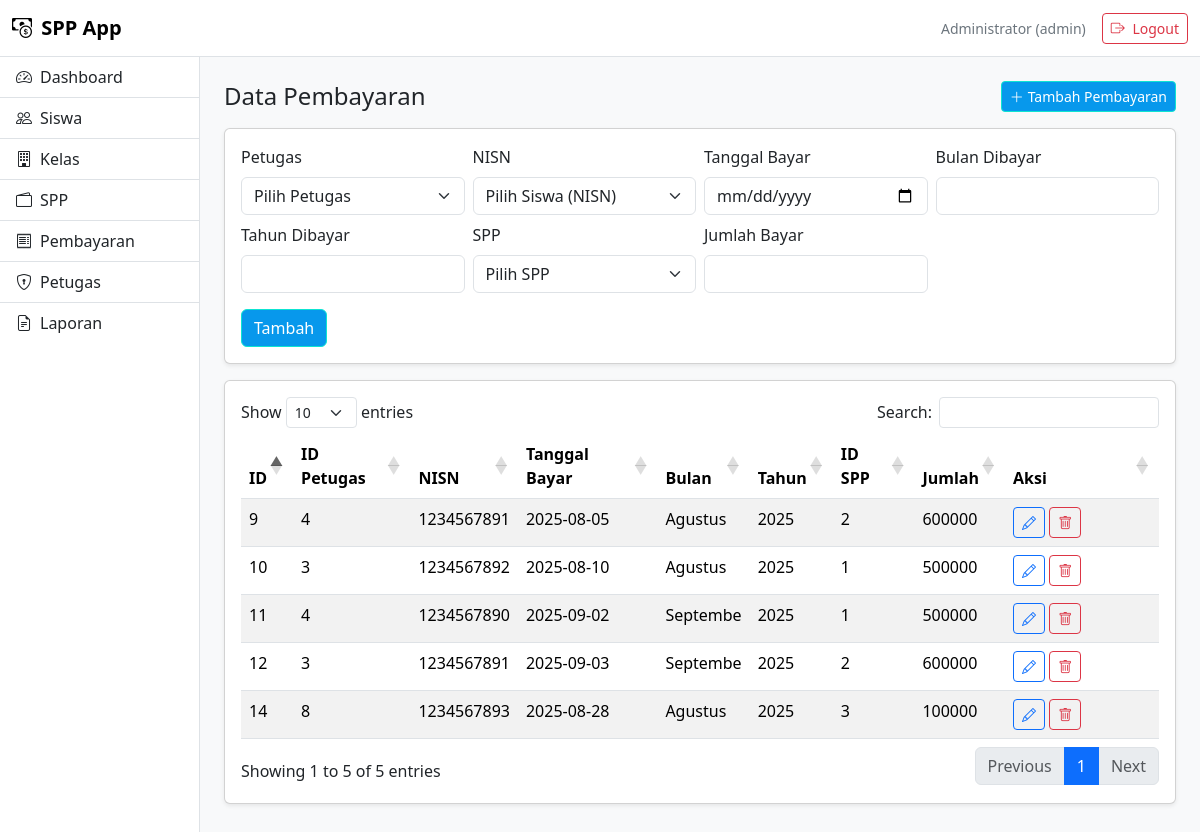
/index.php?page=pembayaran (signed in), run on an earlier commit of the app's database.
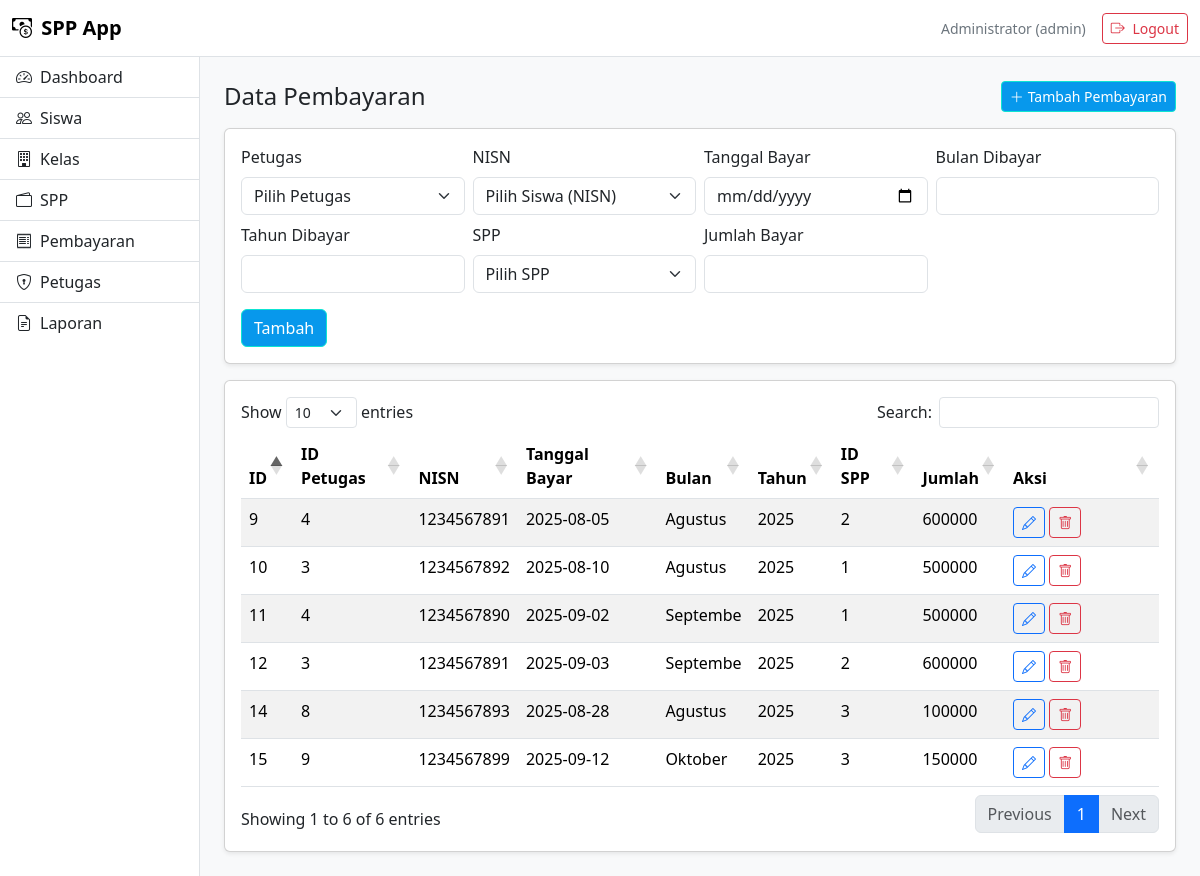
And on a later commit of the database.
### tables this page shows
CREATE TABLE `pembayaran` (
  `id_pembayaran` int(11) NOT NULL,
  `id_petugas` int(11) DEFAULT NULL,
  `nisn` char(10) DEFAULT NULL,
  `tgl_bayar` date DEFAULT NULL,
  `bulan_dibayar` varchar(8) DEFAULT NULL,
  `tahun_dibayar` varchar(4) DEFAULT NULL,
  `id_spp` int(11) DEFAULT NULL,
  `jumlah_bayar` int(11) DEFAULT NULL
);

### index.php (called while the page is built, shortened)
<?php
include "layouts/head.php";
include "layouts/navbar.php";
include "layouts/sidebar.php";
$page = $_GET['page'] ?? 'dashboard';
include "pages/$page.php";
include "layouts/footer.php";

### pages/pembayaran.php (the view, shortened to what this page needs)
<?php
include __DIR__."/../config/koneksi.php";
?>
<div class="d-flex justify-content-between align-items-center mb-3">
  <h4 class="mb-0">Data Pembayaran</h4>
  <?php if (!isset($_GET['edit'])): ?>
  <a href="#formTambahPembayaran" class="btn btn-primary btn-sm"
     onclick="document.getElementById('formTambahPembayaran').scrollIntoView();return false;">
     <i class="bi bi-plus-lg me-1"></i>Tambah Pembayaran
  </a>
  <?php endif; ?>
</div>
<?php if (isset($_GET['edit'])) { ?>
  <div class="card shadow-sm mb-3">
    <div class="card-body">
      <form method="post">
        <input type="hidden" name="id_pembayaran" value="<?php echo $data_edit['id_pembayaran']; ?>">
        <div class="row g-2">
          <div class="col-md-3"><label class="form-label">ID Petugas</label><input type="number" class="form-control" name="id_petugas" value="<?php echo $data_edit['id_petugas']; ?>" required></div>
          <div class="col-md-3"><label class="form-label">NISN</label><input type="text" class="form-control" name="nisn" value="<?php echo $data_edit['nisn']; ?>" required></div>
          <div class="col-md-3"><label class="form-label">Tanggal Bayar</label><input type="date" class="form-control" name="tgl_bayar" value="<?php echo $data_edit['tgl_bayar']; ?>" required></div>
          <div class="col-md-3"><label class="form-label">Bulan Dibayar</label><input type="text" class="form-control" name="bulan" value="<?php echo $data_edit['bulan_dibayar']; ?>" required></div>
          <div class="col-md-3"><label class="form-label">Tahun Dibayar</label><input type="text" class="form-control" name="tahun" value="<?php echo $data_edit['tahun_dibayar']; ?>" required></div>
          <div class="col-md-3"><label class="form-label">ID SPP</label><input type="number" class="form-control" name="id_spp" value="<?php echo $data_edit['id_spp']; ?>" required></div>
          <div class="col-md-3"><label class="form-label">Jumlah Bayar</label><input type="number" class="form-control" name="jumlah" value="<?php echo $data_edit['jumlah_bayar']; ?>" required></div>
        </div>
        <div class="mt-3">
          <button type="submit" name="update" class="btn btn-primary">Update</button>
          <a class="btn btn-outline-secondary" href="/spp_app/index.php?page=pembayaran">Batal</a>
        </div>
      </form>
    </div>
  </div>
<!-- ======================
 FORM TAMBAH
====================== -->
<?php } else { ?>
  <div class="card shadow-sm mb-3" id="formTambahPembayaran">
    <div class="card-body">
      <form method="post">
        <div class="row g-2">
          <div class="col-md-3">
            <label class="form-label">Petugas</label>
            <select class="form-select" name="id_petugas" required>
              <option value="" disabled selected>Pilih Petugas</option>
            </select>
          </div>
          <div class="col-md-3">
            <label class="form-label">NISN</label>
            <select class="form-select" name="nisn" required>
              <option value="" disabled selected>Pilih Siswa (NISN)</option>
            </select>
          </div>
          <div class="col-md-3"><label class="form-label">Tanggal Bayar</label><input type="date" class="form-control" name="tgl_bayar" required></div>
          <div class="col-md-3"><label class="form-label">Bulan Dibayar</label><input type="text" class="form-control" name="bulan" required></div>
          <div class="col-md-3"><label class="form-label">Tahun Dibayar</label><input type="text" class="form-control" name="tahun" required></div>
          <div class="col-md-3">
            <label class="form-label">SPP</label>
            <select class="form-select" name="id_spp" required>
              <option value="" disabled selected>Pilih SPP</option>
            </select>
          </div>
          <div class="col-md-3"><label class="form-label">Jumlah Bayar</label><input type="number" class="form-control" name="jumlah" required></div>
        </div>
        <div class="mt-3">
          <button type="submit" name="tambah" class="btn btn-primary">Tambah</button>
        </div>
      </form>
    </div>
  </div>
<?php } ?>
<div class="card shadow-sm">
  <div class="card-body">
    <table class="table table-striped datatable">
      <thead>
        <tr>
          <th>ID</th>
          <th>ID Petugas</th>
          <th>NISN</th>
          <th>Tanggal Bayar</th>
          <th>Bulan</th>
          <th>Tahun</th>
          <th>ID SPP</th>
          <th>Jumlah</th>
          <th width="120">Aksi</th>
        </tr>
      </thead>
      <tbody>
      <?php
      $q = mysqli_query($koneksi, "SELECT * FROM pembayaran");
      while ($d = mysqli_fetch_assoc($q)):
      ?>
        <tr>
          <td><?= $d['id_pembayaran'] ?></td>
          <td><?= htmlspecialchars($d['id_petugas']) ?></td>
          <td><?= htmlspecialchars($d['nisn']) ?></td>
          <td><?= htmlspecialchars($d['tgl_bayar']) ?></td>
          <td><?= htmlspecialchars($d['bulan_dibayar']) ?></td>
          <td><?= htmlspecialchars($d['tahun_dibayar']) ?></td>
          <td><?= htmlspecialchars($d['id_spp']) ?></td>
          <td><?= htmlspecialchars($d['jumlah_bayar']) ?></td>
          <td>
            <a class="btn btn-sm btn-outline-primary" href="/spp_app/index.php?page=pembayaran&edit=<?= $d['id_pembayaran'] ?>"><i class="bi bi-pencil"></i></a>
            <a class="btn btn-sm btn-outline-danger" href="/spp_app/index.php?page=pembayaran&hapus=<?= $d['id_pembayaran'] ?>" onclick="return confirm('Hapus data ini?')"><i class="bi bi-trash"></i></a>
          </td>
        </tr>
      <?php endwhile; ?>
      </tbody>
    </table>
  </div>
</div>

### layouts/head.php (shortened to what this page needs)
<!doctype html>
<html lang="id">
<head>
  <link href="https://cdn.jsdelivr.net/npm/bootstrap@5.3.3/dist/css/bootstrap.min.css" rel="stylesheet">
  <link href="https://cdn.datatables.net/1.13.8/css/dataTables.bootstrap5.min.css" rel="stylesheet">
  <link href="https://cdn.jsdelivr.net/npm/bootstrap-icons@1.11.3/font/bootstrap-icons.css" rel="stylesheet">
  <link rel="stylesheet" href="assets/css/style.css">
</head>
<body class="bg-light">

### layouts/navbar.php
<nav class="navbar navbar-expand-lg bg-white border-bottom sticky-top">
  <div class="container-fluid">
    <a class="navbar-brand fw-semibold" href="index.php">
      <i class="bi bi-cash-coin me-1"></i> SPP App
    </a>
    <div class="d-flex align-items-center gap-3 ms-auto">
      <span class="text-secondary small">
        <?= $_SESSION['nama_petugas'] ?? '-' ?> (<?= $_SESSION['level'] ?? '-' ?>)
      </span>
      <a class="btn btn-outline-danger btn-sm" href="logout.php">
        <i class="bi bi-box-arrow-right me-1"></i> Logout
      </a>
    </div>
  </div>
</nav>

### layouts/sidebar.php
<div class="container-fluid">
  <div class="row">
    <aside class="col-12 col-md-3 col-lg-2 bg-white border-end min-vh-100 p-0">
      <div class="list-group list-group-flush sticky-top" style="top:56px">
        <a class="list-group-item list-group-item-action" href="index.php">
          <i class="bi bi-speedometer2 me-2"></i>Dashboard
        </a>
        <a class="list-group-item list-group-item-action" href="index.php?page=siswa">
          <i class="bi bi-people me-2"></i>Siswa
        </a>
        <a class="list-group-item list-group-item-action" href="index.php?page=kelas">
          <i class="bi bi-building me-2"></i>Kelas
        </a>
        <a class="list-group-item list-group-item-action" href="index.php?page=spp">
          <i class="bi bi-wallet2 me-2"></i>SPP
        </a>
        <a class="list-group-item list-group-item-action" href="index.php?page=pembayaran">
          <i class="bi bi-receipt me-2"></i>Pembayaran
        </a>
        <?php if(($_SESSION['level'] ?? '') === 'admin'): ?>
          <a class="list-group-item list-group-item-action" href="index.php?page=petugas">
            <i class="bi bi-shield-lock me-2"></i>Petugas
          </a>
        <?php endif; ?>
        <a class="list-group-item list-group-item-action" href="index.php?page=laporan">
          <i class="bi bi-file-earmark-text me-2"></i>Laporan
        </a>
      </div>
    </aside>
    <main class="col-12 col-md-9 col-lg-10 p-4">

### layouts/footer.php (shortened to what this page needs)
</main>
  </div>
</div>
</body>
</html>

### assets/css/style.css (style rules this page uses)
.btn-primary { background:#0798ec; border-color:#0ee4d2; }

What changed in the data, as far as the page shows it:
added pembayaran: id_pembayaran "15", id_petugas "9", nisn "1234567899", tgl_bayar "2025-09-12", bulan_dibayar "Oktober", tahun_dibayar "2025", id_spp "3", jumlah_bayar "150000"
Also different on the page:
text written by a page script: "Show entries Search: Showing 1 to 5 of 5 entries Previous 1 Next" → "Show entries Search: Showing 1 to 6 of 6 entries Previous 1 Next"
